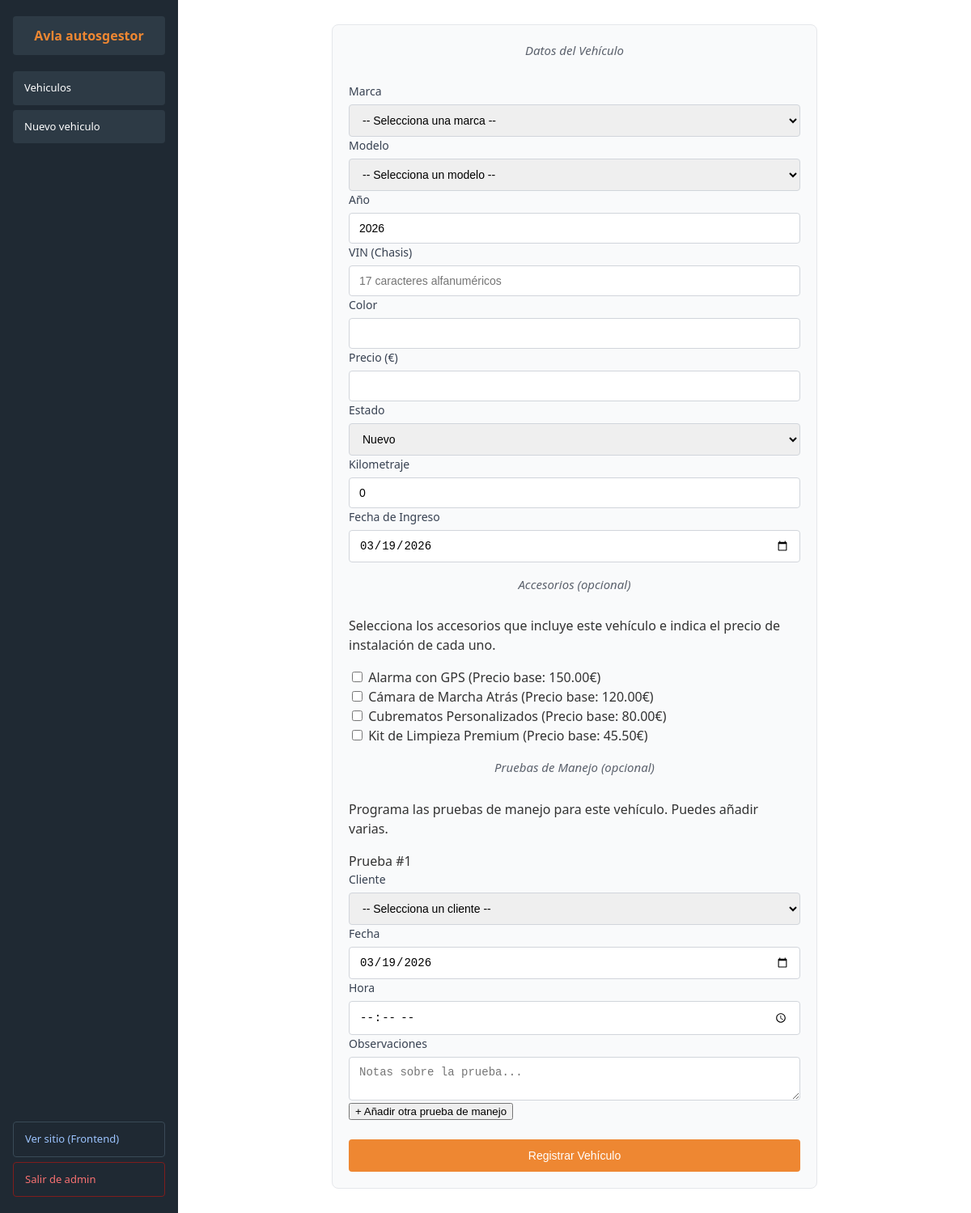
Page /escritorio.php?accion=nuevo (signed in) on the committed database.
### tables this page shows
CREATE TABLE accesorio(
    id INT PRIMARY KEY AUTO_INCREMENT,
    nombre VARCHAR(255) NOT NULL,
    precio DECIMAL(10,2) NOT NULL CHECK (precio >= 0),
    stock INT NOT NULL CHECK (stock >= 0),
    INDEX idx_nombre (nombre)
);

### inc/create/formulario.php (the view, shortened to what this page needs)
<?php
include dirname(__DIR__, 2) . "/db.php";
$accesorios = $conexion->query("SELECT id, nombre, precio FROM accesorio WHERE stock > 0 ORDER BY nombre ASC");
?>
<form action="inc/create/procesaformulario.php" method="POST" id="formVehiculo">
    <div class="form-seccion">
        <h3 class="form-seccion-titulo"> Datos del Vehículo</h3>
        <div class="controlformulario">
            <label for="marca_id">Marca</label>
            <select name="marca_id" id="marca_id" required>
                <option value="">-- Selecciona una marca --</option>
            </select>
        </div>
        <div class="controlformulario">
            <label for="modelo_id">Modelo</label>
            <select name="modelo_id" id="modelo_id" required>
                <option value="">-- Selecciona un modelo --</option>
            </select>
        </div>
        <div class="controlformulario">
            <label for="año">Año</label>
            <input type="number" name="año" id="año" min="1900" max="2100"
                   value="<?= date('Y') ?>" required>
        </div>
        <div class="controlformulario">
            <label for="vin">VIN (Chasis)</label>
            <input type="text" name="vin" id="vin" maxlength="17" pattern="[A-HJ-NPR-Z0-9]{17}"
                   placeholder="17 caracteres alfanuméricos" required
                   title="El VIN debe tener 17 caracteres sin I, O o Q">
        </div>
        <div class="controlformulario">
            <label for="color">Color</label>
            <input type="text" name="color" id="color" maxlength="50" required>
        </div>
        <div class="controlformulario">
            <label for="precio">Precio (€)</label>
            <input type="number" name="precio" id="precio" step="0.01" min="0" required>
        </div>
        <div class="controlformulario">
            <label for="estado">Estado</label>
            <select name="estado" id="estado" required>
                <option value="nuevo">Nuevo</option>
            </select>
        </div>
        <div class="controlformulario">
            <label for="kilometraje">Kilometraje</label>
            <input type="number" name="kilometraje" id="kilometraje" min="0" value="0">
        </div>
        <div class="controlformulario">
            <label for="fecha_ingreso">Fecha de Ingreso</label>
            <input type="date" name="fecha_ingreso" id="fecha_ingreso"
                   value="<?= date('Y-m-d') ?>">
        </div>
    </div>
    <div class="form-seccion">
        <h3 class="form-seccion-titulo"> Accesorios (opcional)</h3>
        <p class="form-seccion-desc">Selecciona los accesorios que incluye este vehículo e indica el precio de instalación de cada uno.</p>
        <div id="accesorios-lista">
            <?php
            $accesorios->data_seek(0);
            while ($acc = $accesorios->fetch_assoc()):
            ?>
            <div class="accesorio-item">
                <label class="accesorio-label">
                    <input type="checkbox"
                           name="accesorios[]"
                           value="<?= $acc['id'] ?>"
                           class="acc-check"
                           data-id="<?= $acc['id'] ?>">
                    <span><?= htmlspecialchars($acc['nombre']) ?></span>
                    <span class="acc-precio-base">(Precio base: <?= number_format($acc['precio'], 2) ?>€)</span>
                </label>
            </div>
            <?php endwhile; ?>
        </div>
    </div>
    <div class="form-seccion">
        <h3 class="form-seccion-titulo"> Pruebas de Manejo (opcional)</h3>
        <p class="form-seccion-desc">Programa las pruebas de manejo para este vehículo. Puedes añadir varias.</p>
        <div id="pruebas-container">
            <div class="prueba-item" id="prueba-0">
                <div class="prueba-header">
                    <span>Prueba #<span class="prueba-num">1</span></span>
                </div>
                <div class="prueba-campos">
                    <div class="controlformulario">
                        <label>Cliente</label>
                        <select name="prueba_cliente_id[]" required>
                            <option value="">-- Selecciona un cliente --</option>
                        </select>
                    </div>
                    <div class="controlformulario">
                        <label>Fecha</label>
                        <input type="date" name="prueba_fecha[]" value="<?= date('Y-m-d') ?>" required>
                    </div>
                    <div class="controlformulario">
                        <label>Hora</label>
                        <input type="time" name="prueba_hora[]" required>
                    </div>
                    <div class="controlformulario">
                        <label>Observaciones</label>
                        <textarea name="prueba_observaciones[]" rows="2" placeholder="Notas sobre la prueba..."></textarea>
                    </div>
                </div>
            </div>
        </div>
        <button type="button" class="btn-añadir-prueba" onclick="añadirPrueba()">
            + Añadir otra prueba de manejo
        </button>
    </div>
    <input type="submit" value="Registrar Vehículo">
</form>

### css/escritorio.css (style rules this page uses)
*, *::before, *::after { box-sizing: border-box; }
html, body { width: 100%; height: 100%; margin: 0; font-family: system-ui, -apple-system, BlinkMacSystemFont, 'Segoe UI', Roboto, sans-serif; background: #ffffff; color: #333; line-height: 1.5; }
body { display: flex; min-height: 100vh; }
main h3 { font-size: 15px; font-weight: 400; margin: 0 0 28px 0; color: #5b616c; text-align: center; font-style: italic; }
form { display: flex; flex-direction: column; gap: 16px; max-width: 600px; margin: 0 auto; padding: 20px; background: #f9fafb; border-radius: 8px; border: 1px solid #e5e7eb; }
.controlformulario { display: flex; flex-direction: column; gap: 6px; }
.controlformulario label { font-weight: 500; color: #374151; font-size: 14px; }
form input, form textarea, form select { padding: 10px 12px; border: 1px solid #d1d5db; border-radius: 4px; font-size: 14px; transition: border-color 0.2s ease, box-shadow 0.2s ease; }
form button[type="submit"], form input[type="submit"] { background: #ee8732; color: white; border: none; padding: 12px 20px; border-radius: 4px; font-size: 14px; font-weight: 500; cursor: pointer; transition: background 0.2s ease; margin-top: 8px; }

### rows in the picture
accesorio: nombre "Alarma con GPS", precio "150.00"
accesorio: nombre "Cámara de Marcha Atrás", precio "120.00"
accesorio: nombre "Cubrematos Personalizados", precio "80.00"
accesorio: nombre "Kit de Limpieza Premium", precio "45.50"
